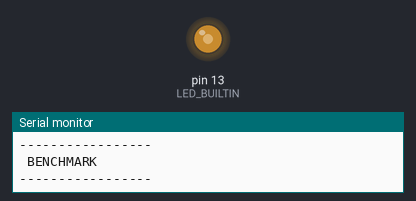
The sketch below on a simulated Arduino Uno, built with avr-gcc and run on an emulated ATmega328P. On the bench: output pins drawn as LEDs (lit = HIGH), the last lines printed to the serial monitor.

Above: at 0.2 s.
At 1.5 s:
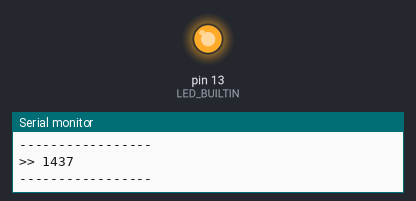
Timing chart, 0 to 3.0 s (numbered marks = the images above):
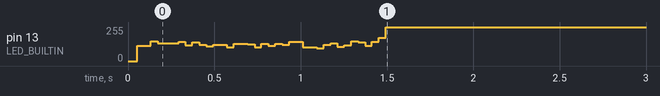

The sketch:

test.ino
```cpp
#pragma GCC optimize ("-O3")

#define ROUND_NUM 128
typedef unsigned char u8;
typedef unsigned short u16;
// rotation을 위한 매크로 함수
#define rol8(x, n) ((u8) ((x) << (n)) | (u8) ((x) >> (8 - (n))))
#define rol16(x, n) ((u16) ((x) << (n)) | (u16) ((x) >> (16 - (n))))

u8 ROL8(u8 x, u8 n) {
  return ((u8) ((x) << (n)) | (u8) ((x) >> (8 - (n))));
}

u16 ROL16(u16 x, u16 n) {
    return ((u16) ((x) << (n)) | (u16) ((x) >> (16 - (n))));
}

void key_gen(u8 *rnd, u8 *key) {
    u8 key_in[2];
    u8 tmp1, tmp2;
    u16 *key_p;

    u8* ptr;
    key_in[0] = key[0];
    key_in[1] = key[1];
    key_p = (u16*) key_in;


    u16 abcd1;
    u16 abcd2;
    u16 abcd3;

    ptr = (u8*)&abcd3;
    u8* tt = (u8*)&abcd2;
    u8* ttt = (u8*)&abcd1;

    u8 tet0;
    u8 tet1;
    u16 conf[64] = {13689,54756,22419,24141,31029,58581,37719,19806,13689,54756,22419,24141,31029,58581,37719,19806,13689,54756,22419,24141,31029,58581,37719,19806,13689,54756,22419,24141,31029,58581,37719,19806,13689,54756,22419,24141,31029,58581,37719,19806,13689,54756,22419,24141,31029,58581,37719,19806,13689,54756,22419,24141,31029,58581,37719,19806,13689,54756,22419,24141,31029,58581,37719,19806};
    int zzz =0;
    int i;
    while(i<64) {
        tet0 = rol8(key_in[0], 1);
        tet1 = rol8(key_in[1], 7);
        key_in[0] = tet0 + rol8(tet0, 4);
        key_in[1] = tet1 + rol8(tet1, 4);

        tmp1 = key_in[0] + key_in[1];
        tmp2 = key_in[0] ^ key_in[1];
        key_in[0] = tmp1;
        key_in[1] = tmp2;
        rnd[zzz++] = key_in[0]; // rnd[짝수] 에 저장
        rnd[zzz++] = key_in[1]; // rnd[홀수] 에 저장

        abcd3 = rol16(*key_p, 1);
        abcd1 = ptr[1] + ptr[0]; // ttt
        abcd2 = abcd1 + conf[i++]; // tt
        key_in[0] = (u8)abcd2;
        key_in[1] = (u8)abcd1 + tt[1];

        tmp1 = key_in[0] + key_in[1];
        tmp2 = key_in[0] ^ key_in[1];
        key_in[0] = tmp1;
        key_in[1] = tmp2;
        rnd[zzz++] = key_in[0]; // rnd[짝수] 에 저장
        rnd[zzz++] = key_in[1]; // rnd[홀수] 에 저장
    }

}

void enc(u8 *text, u8 *rnd) {
    u8 text_in[2];
    u16 *text_p;

    text_in[0] = text[0];
    text_in[1] = text[1];

    text_p = (u16*) text_in;

    int i;
    int zz = 0;


    while(zz<256) {
        *text_p = rol16(*text_p, 12);
        text_in[1] += rnd[zz++];
        text_in[0] ^= rnd[zz++];
        text_in[0] += rnd[zz++];
        text_in[1] ^= rnd[zz++];

        *text_p = rol16(*text_p, 12);
        text_in[1] += rnd[zz++];
        text_in[0] ^= rnd[zz++];
        text_in[0] += rnd[zz++];
        text_in[1] ^= rnd[zz++];

        *text_p = rol16(*text_p, 12);
        text_in[1] += rnd[zz++];
        text_in[0] ^= rnd[zz++];
        text_in[0] += rnd[zz++];
        text_in[1] ^= rnd[zz++];

        *text_p = rol16(*text_p, 12);
        text_in[1] += rnd[zz++];
        text_in[0] ^= rnd[zz++];
        text_in[0] += rnd[zz++];
        text_in[1] ^= rnd[zz++];

        *text_p = rol16(*text_p, 12);
        text_in[1] += rnd[zz++];
        text_in[0] ^= rnd[zz++];
        text_in[0] += rnd[zz++];
        text_in[1] ^= rnd[zz++];

        *text_p = rol16(*text_p, 12);
        text_in[1] += rnd[zz++];
        text_in[0] ^= rnd[zz++];
        text_in[0] += rnd[zz++];
        text_in[1] ^= rnd[zz++];

        *text_p = rol16(*text_p, 12);
        text_in[1] += rnd[zz++];
        text_in[0] ^= rnd[zz++];
        text_in[0] += rnd[zz++];
        text_in[1] ^= rnd[zz++];

        *text_p = rol16(*text_p, 12);
        text_in[1] += rnd[zz++];
        text_in[0] ^= rnd[zz++];
        text_in[0] += rnd[zz++];
        text_in[1] ^= rnd[zz++];

        *text_p = rol16(*text_p, 12);
        text_in[1] += rnd[zz++];
        text_in[0] ^= rnd[zz++];
        text_in[0] += rnd[zz++];
        text_in[1] ^= rnd[zz++];

        *text_p = rol16(*text_p, 12);
        text_in[1] += rnd[zz++];
        text_in[0] ^= rnd[zz++];
        text_in[0] += rnd[zz++];
        text_in[1] ^= rnd[zz++];

        *text_p = rol16(*text_p, 12);
        text_in[1] += rnd[zz++];
        text_in[0] ^= rnd[zz++];
        text_in[0] += rnd[zz++];
        text_in[1] ^= rnd[zz++];

        *text_p = rol16(*text_p, 12);
        text_in[1] += rnd[zz++];
        text_in[0] ^= rnd[zz++];
        text_in[0] += rnd[zz++];
        text_in[1] ^= rnd[zz++];

        *text_p = rol16(*text_p, 12);
        text_in[1] += rnd[zz++];
        text_in[0] ^= rnd[zz++];
        text_in[0] += rnd[zz++];
        text_in[1] ^= rnd[zz++];

        *text_p = rol16(*text_p, 12);
        text_in[1] += rnd[zz++];
        text_in[0] ^= rnd[zz++];
        text_in[0] += rnd[zz++];
        text_in[1] ^= rnd[zz++];

        *text_p = rol16(*text_p, 12);
        text_in[1] += rnd[zz++];
        text_in[0] ^= rnd[zz++];
        text_in[0] += rnd[zz++];
        text_in[1] ^= rnd[zz++];

        *text_p = rol16(*text_p, 12);
        text_in[1] += rnd[zz++];
        text_in[0] ^= rnd[zz++];
        text_in[0] += rnd[zz++];
        text_in[1] ^= rnd[zz++];
    }


    text[0] = text_in[0];
    text[1] = text_in[1];
}

u8 TEST_VECTOR(u8 *in, u8 *answer) {
    return (in[0] == answer[0] && in[1] == answer[1]);
}

void setup() {
    Serial.begin(115200);
    pinMode(LED_BUILTIN, OUTPUT);

    u8 key[3][2] = { {0x12, 0x34}, {0x9A, 0xBD}, {0x11, 0x22} }; //
    u8 rnd[ROUND_NUM * 2] = { 0, }; // rnd 선언 및 초기화
    u8 text[3][2] = { {0x56, 0x78}, {0xDE, 0xF0}, {0x33, 0x44} };
    u8 out_text[3][2] = { {0x50, 0x3F}, {0x88, 0x28}, {0x7F, 0x33} };

    Serial.println("-----------------");
    Serial.println(" TEST VECTOR ");
    Serial.println("-----------------");

    for(int i=0; i<3; i++) {
        key_gen(rnd, key[i]);
        enc(text[i], rnd);

        if(TEST_VECTOR(text[i], out_text[i])){
            Serial.println(">> CORRECT");
        }else{
            Serial.println(">> WRONG");
        }
    }
    Serial.println("-----------------");
    Serial.println(" BENCHMARK ");
    Serial.println("-----------------");

    u8 key_bench[2] = { 0x12, 0x34 };
    u8 text_bench[2] = { 0x56, 0x78 };

    u32 time1;
    u32 time2;
    time1 = millis();
    for(int i=0; i<4096; i++) {
        key_gen(rnd,key_bench);
        enc(text_bench,rnd);

        if(text_bench[0]>0x80){
            digitalWrite(LED_BUILTIN, HIGH);
        }else{
            digitalWrite(LED_BUILTIN, LOW);
        }
    }

    time2 = millis();
    Serial.print(">> ");
    Serial.println((time2-time1));
    Serial.println("-----------------");
}

void loop() {
}
```
